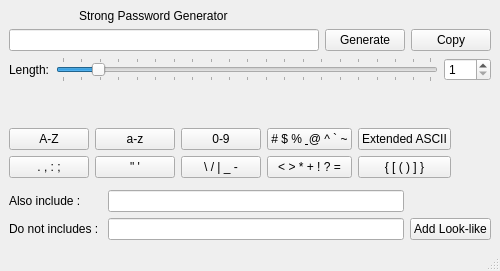
<?xml version="1.0" encoding="UTF-8"?>
<ui version="4.0">
 <class>MainWindow</class>
 <widget class="QMainWindow" name="MainWindow">
  <property name="enabled">
   <bool>true</bool>
  </property>
  <property name="sizePolicy">
   <sizepolicy hsizetype="Fixed" vsizetype="Fixed">
    <horstretch>0</horstretch>
    <verstretch>0</verstretch>
   </sizepolicy>
  </property>
  <property name="windowTitle">
   <string>Strong Password Generator</string>
  </property>
  <property name="locale">
   <locale language="English" country="UnitedStates"/>
  </property>
  <widget class="QWidget" name="centralwidget">
   <property name="sizePolicy">
    <sizepolicy hsizetype="MinimumExpanding" vsizetype="MinimumExpanding">
     <horstretch>1</horstretch>
     <verstretch>1</verstretch>
    </sizepolicy>
   </property>
   <layout class="QVBoxLayout" name="verticalLayout_3">
    <item>
     <layout class="QHBoxLayout" name="layout_header">
      <property name="spacing">
       <number>6</number>
      </property>
      <property name="sizeConstraint">
       <enum>QLayout::SizeConstraint::SetDefaultConstraint</enum>
      </property>
      <item>
       <widget class="QLabel" name="lb_main_icon">
        <property name="maximumSize">
         <size>
          <width>64</width>
          <height>64</height>
         </size>
        </property>
        <property name="text">
         <string/>
        </property>
        <property name="pixmap">
         <pixmap resource="Resources.qrc">:/assets/lock_icon.png</pixmap>
        </property>
        <property name="scaledContents">
         <bool>true</bool>
        </property>
       </widget>
      </item>
      <item>
       <widget class="QLabel" name="lb_main">
        <property name="enabled">
         <bool>true</bool>
        </property>
        <property name="styleSheet">
         <string notr="true">font: 20pt &quot;Titillium Web&quot;;</string>
        </property>
        <property name="text">
         <string>Strong Password Generator</string>
        </property>
       </widget>
      </item>
     </layout>
    </item>
    <item>
     <layout class="QVBoxLayout" name="verticalLayout_2">
      <item>
       <layout class="QHBoxLayout" name="horizontalLayout">
        <item>
         <widget class="QLineEdit" name="passwordEdit">
          <property name="alignment">
           <set>Qt::AlignmentFlag::AlignLeading|Qt::AlignmentFlag::AlignLeft|Qt::AlignmentFlag::AlignVCenter</set>
          </property>
         </widget>
        </item>
        <item>
         <widget class="QPushButton" name="btn_generate">
          <property name="text">
           <string>Generate</string>
          </property>
         </widget>
        </item>
        <item>
         <widget class="QPushButton" name="btn_copy">
          <property name="text">
           <string>Copy</string>
          </property>
         </widget>
        </item>
       </layout>
      </item>
      <item>
       <layout class="QHBoxLayout" name="horizontalLayout_2">
        <item>
         <widget class="QLabel" name="lb_pslength">
          <property name="styleSheet">
           <string>font: 11pt &quot;Titillium Web&quot;;</string>
          </property>
          <property name="text">
           <string>Length:</string>
          </property>
         </widget>
        </item>
        <item>
         <layout class="QVBoxLayout" name="verticalLayout"/>
        </item>
        <item>
         <widget class="QSlider" name="horizontalSlider">
          <property name="minimum">
           <number>1</number>
          </property>
          <property name="maximum">
           <number>200</number>
          </property>
          <property name="sliderPosition">
           <number>20</number>
          </property>
          <property name="orientation">
           <enum>Qt::Orientation::Horizontal</enum>
          </property>
          <property name="invertedAppearance">
           <bool>false</bool>
          </property>
          <property name="invertedControls">
           <bool>false</bool>
          </property>
          <property name="tickPosition">
           <enum>QSlider::TickPosition::TicksBothSides</enum>
          </property>
         </widget>
        </item>
        <item>
         <widget class="QSpinBox" name="spinBox">
          <property name="minimum">
           <number>1</number>
          </property>
          <property name="maximum">
           <number>200</number>
          </property>
         </widget>
        </item>
       </layout>
      </item>
     </layout>
    </item>
    <item>
     <spacer name="verticalSpacer">
      <property name="orientation">
       <enum>Qt::Orientation::Vertical</enum>
      </property>
      <property name="sizeHint" stdset="0">
       <size>
        <width>20</width>
        <height>40</height>
       </size>
      </property>
     </spacer>
    </item>
    <item>
     <layout class="QGridLayout" name="gridLayout">
      <property name="bottomMargin">
       <number>6</number>
      </property>
      <item row="1" column="4">
       <widget class="QPushButton" name="pushMath">
        <property name="text">
         <string>&lt; &gt; * + ! ? =</string>
        </property>
        <property name="checkable">
         <bool>true</bool>
        </property>
        <attribute name="buttonGroup">
         <string notr="true">optionsButtons</string>
        </attribute>
       </widget>
      </item>
      <item row="0" column="0">
       <widget class="QPushButton" name="pushUpper">
        <property name="text">
         <string>A-Z</string>
        </property>
        <property name="checkable">
         <bool>true</bool>
        </property>
        <attribute name="buttonGroup">
         <string notr="true">optionsButtons</string>
        </attribute>
       </widget>
      </item>
      <item row="1" column="3">
       <widget class="QPushButton" name="pushDashes">
        <property name="text">
         <string>\ / | _ -</string>
        </property>
        <property name="checkable">
         <bool>true</bool>
        </property>
        <attribute name="buttonGroup">
         <string notr="true">optionsButtons</string>
        </attribute>
       </widget>
      </item>
      <item row="1" column="0">
       <widget class="QPushButton" name="pushPunctuation">
        <property name="text">
         <string>. , : ;</string>
        </property>
        <property name="checkable">
         <bool>true</bool>
        </property>
        <attribute name="buttonGroup">
         <string notr="true">optionsButtons</string>
        </attribute>
       </widget>
      </item>
      <item row="0" column="6">
       <spacer name="horizontalSpacer">
        <property name="orientation">
         <enum>Qt::Orientation::Horizontal</enum>
        </property>
        <property name="sizeHint" stdset="0">
         <size>
          <width>40</width>
          <height>20</height>
         </size>
        </property>
       </spacer>
      </item>
      <item row="0" column="3">
       <widget class="QPushButton" name="pushNumbers">
        <property name="text">
         <string>0-9</string>
        </property>
        <property name="checkable">
         <bool>true</bool>
        </property>
        <attribute name="buttonGroup">
         <string notr="true">optionsButtons</string>
        </attribute>
       </widget>
      </item>
      <item row="0" column="4">
       <widget class="QPushButton" name="pushLogograms">
        <property name="text">
         <string># $ % &amp; @ ^ ` ~</string>
        </property>
        <property name="checkable">
         <bool>true</bool>
        </property>
        <attribute name="buttonGroup">
         <string notr="true">optionsButtons</string>
        </attribute>
       </widget>
      </item>
      <item row="1" column="1">
       <widget class="QPushButton" name="pushQuotes">
        <property name="text">
         <string>&quot; '</string>
        </property>
        <property name="checkable">
         <bool>true</bool>
        </property>
        <attribute name="buttonGroup">
         <string notr="true">optionsButtons</string>
        </attribute>
       </widget>
      </item>
      <item row="0" column="1">
       <widget class="QPushButton" name="pushLower">
        <property name="text">
         <string>a-z</string>
        </property>
        <property name="checkable">
         <bool>true</bool>
        </property>
        <attribute name="buttonGroup">
         <string notr="true">optionsButtons</string>
        </attribute>
       </widget>
      </item>
      <item row="0" column="5">
       <widget class="QPushButton" name="pushExtended">
        <property name="text">
         <string>Extended ASCII</string>
        </property>
        <property name="checkable">
         <bool>true</bool>
        </property>
        <attribute name="buttonGroup">
         <string notr="true">optionsButtons</string>
        </attribute>
       </widget>
      </item>
      <item row="1" column="5">
       <widget class="QPushButton" name="pushBraces">
        <property name="text">
         <string>{ [ ( ) ] }</string>
        </property>
        <property name="checkable">
         <bool>true</bool>
        </property>
        <attribute name="buttonGroup">
         <string notr="true">optionsButtons</string>
        </attribute>
       </widget>
      </item>
     </layout>
    </item>
    <item>
     <layout class="QGridLayout" name="gridLayout_2">
      <item row="1" column="1">
       <widget class="QLineEdit" name="excludeEdit">
        <property name="clearButtonEnabled">
         <bool>true</bool>
        </property>
       </widget>
      </item>
      <item row="1" column="0">
       <widget class="QLabel" name="label_2">
        <property name="text">
         <string>Do not includes : </string>
        </property>
       </widget>
      </item>
      <item row="0" column="1">
       <widget class="QLineEdit" name="alsoEdit">
        <property name="clearButtonEnabled">
         <bool>true</bool>
        </property>
       </widget>
      </item>
      <item row="0" column="0">
       <widget class="QLabel" name="label">
        <property name="text">
         <string>Also include : </string>
        </property>
       </widget>
      </item>
      <item row="1" column="2">
       <widget class="QPushButton" name="btnAddLookLike">
        <property name="text">
         <string>Add Look-like</string>
        </property>
       </widget>
      </item>
     </layout>
    </item>
   </layout>
  </widget>
  <widget class="QMenuBar" name="menubar">
   <property name="geometry">
    <rect>
     <x>0</x>
     <y>0</y>
     <width>506</width>
     <height>22</height>
    </rect>
   </property>
   <property name="font">
    <font>
     <pointsize>9</pointsize>
    </font>
   </property>
  </widget>
  <widget class="QStatusBar" name="statusbar"/>
 </widget>
 <resources>
  <include location="Resources.qrc"/>
 </resources>
 <connections/>
 <buttongroups>
  <buttongroup name="optionsButtons">
   <property name="exclusive">
    <bool>false</bool>
   </property>
  </buttongroup>
 </buttongroups>
</ui>
